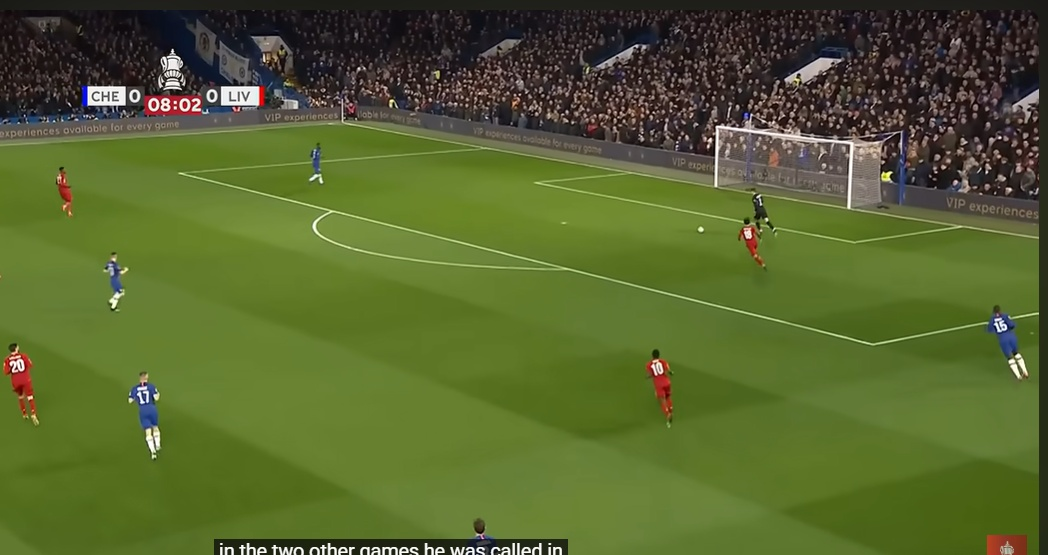
#> input picture dataset/raw_frames/frame_20260608_155643_375247.jpg, 1048 x 555 px
$ python -i field_line_detector.py   (imports and definitions only)
#> lines starting #> are read from the running program, lines starting #| are printed output that depends on the picture; after the words box and inside, x2 and y2 are one past the last pixel; in counts of white or black regions, pixels touching at a corner belong together
#> further down, picture is the input picture: shape (555, 1048, 3); mean B, G, R 46.7, 100, 86.2
import cv2
import numpy as np
import math

from src.config import (
    GRASS_MAX_HUE,
    GRASS_MIN_HUE,
    GRASS_MIN_SATURATION,
    GRASS_MIN_VALUE,
    MAX_LINE_GAP,
    MIN_LINE_LENGTH,
    WHITE_LINE_MAX_SATURATION,
    WHITE_LINE_MIN_VALUE,
)


def create_grass_mask(frame):
    hsv = cv2.cvtColor(frame, cv2.COLOR_BGR2HSV)
#> hsv: shape (555, 1048, 3); mean H, S, V 47.3, 134.9, 103.7

    lower_green = np.array(
        [GRASS_MIN_HUE, GRASS_MIN_SATURATION, GRASS_MIN_VALUE],
        dtype=np.uint8,
    )

    upper_green = np.array(
        [GRASS_MAX_HUE, 255, 255],
        dtype=np.uint8,
    )

    mask = cv2.inRange(hsv, lower_green, upper_green)
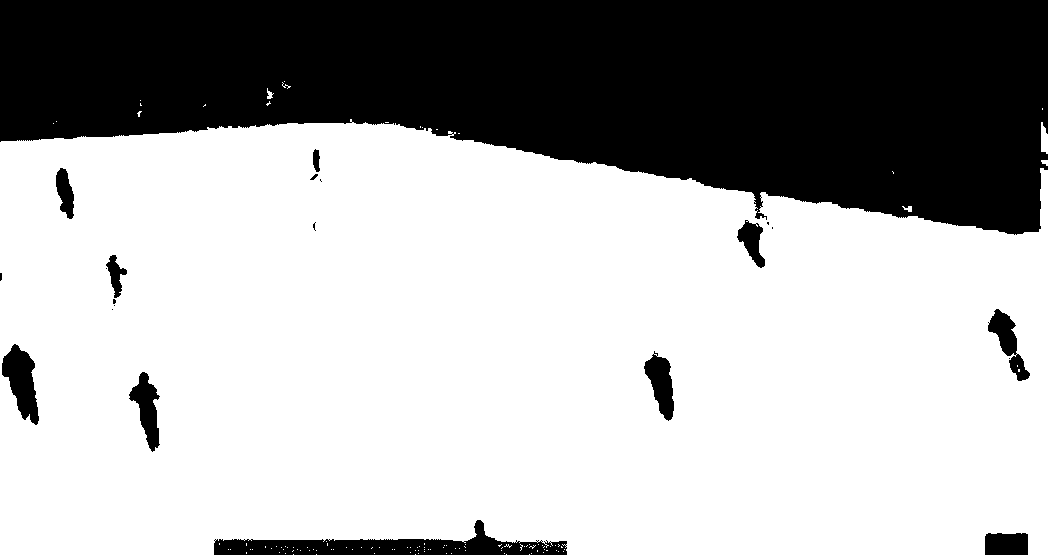
#> mask: shape (555, 1048); 68.2% white; 22 black regions (10 under 20 px), largest, box (x1, y1, x2, y2) and area: (0, 0, 1048, 235) 171729, (214, 520, 567, 555) 5265, (2, 344, 39, 425) 1682

    kernel = np.ones((7, 7), np.uint8)

    mask = cv2.morphologyEx(mask, cv2.MORPH_CLOSE, kernel)
#> mask: shape (555, 1048); 68.6% white; 17 black regions, largest, box (x1, y1, x2, y2) and area: (0, 0, 1048, 234) 171212, (286, 539, 424, 555) 1835, (2, 346, 38, 422) 1632
    mask = cv2.morphologyEx(mask, cv2.MORPH_OPEN, kernel)
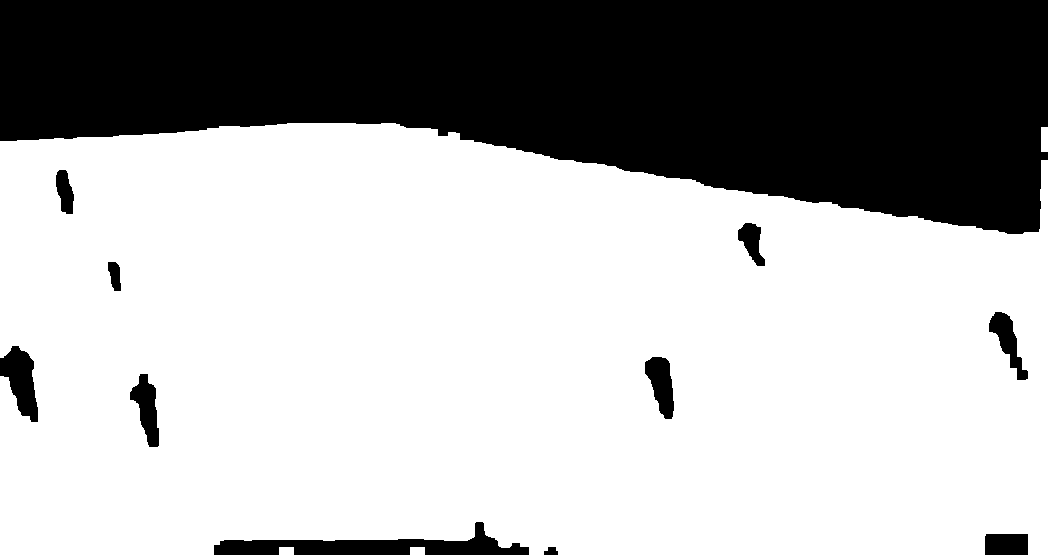
#> mask: shape (555, 1048); 68.5% white; 11 black regions, largest, box (x1, y1, x2, y2) and area: (0, 0, 1048, 234) 171507, (214, 522, 529, 555) 4448, (0, 346, 38, 422) 1677

    return mask


def create_white_line_mask(frame, grass_mask):
    hsv = cv2.cvtColor(frame, cv2.COLOR_BGR2HSV)

    lower_white = np.array(
        [0, 0, WHITE_LINE_MIN_VALUE],
        dtype=np.uint8,
    )

    upper_white = np.array(
        [179, WHITE_LINE_MAX_SATURATION, 255],
        dtype=np.uint8,
    )

    white_mask = cv2.inRange(hsv, lower_white, upper_white)
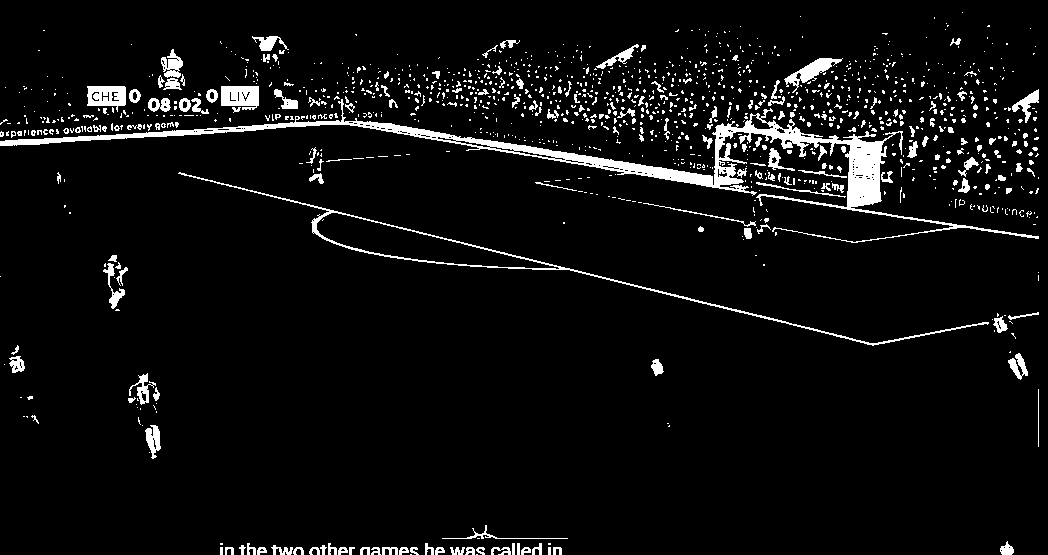
#> white_mask: shape (555, 1048); 5.5% white; 1272 white regions (1080 under 20 px), largest, box (x1, y1, x2, y2) and area: (0, 99, 1039, 243) 10691, (178, 172, 989, 346) 2258, (221, 86, 259, 110) 754

    # Expand grass area so white field lines near grass are included.
    grass_kernel = np.ones((15, 15), np.uint8)
    expanded_grass_mask = cv2.dilate(grass_mask, grass_kernel, iterations=1)
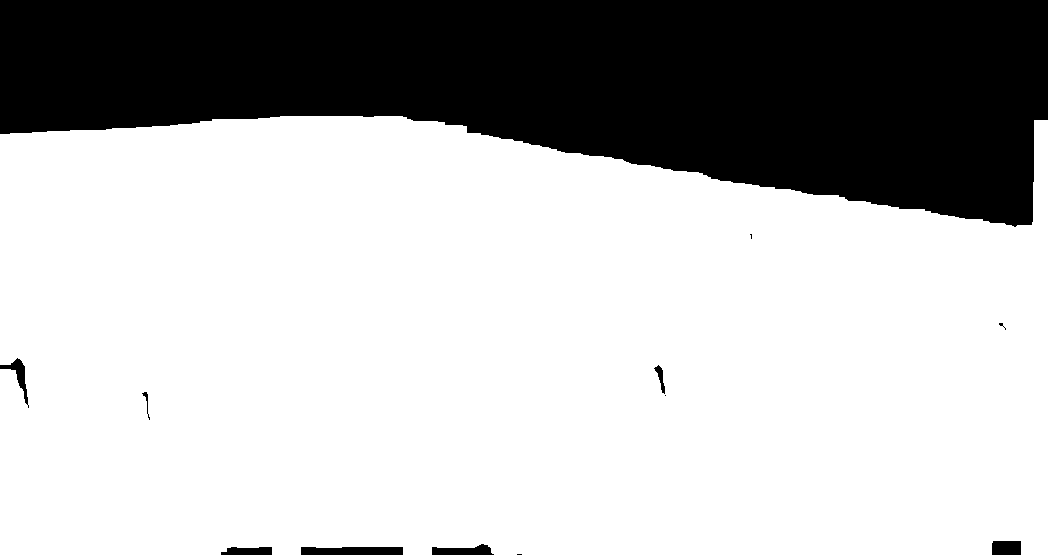
#> expanded_grass_mask: shape (555, 1048); 71.6% white; 12 black regions (4 under 20 px), largest, box (x1, y1, x2, y2) and area: (0, 0, 1048, 227) 162363, (301, 547, 403, 555) 790, (432, 544, 494, 555) 460

    # Keep white pixels that are near the pitch.
    white_near_grass = cv2.bitwise_and(white_mask, expanded_grass_mask)
#> white_near_grass: shape (555, 1048); 2.2% white; 215 white regions (173 under 20 px), largest, box (x1, y1, x2, y2) and area: (0, 116, 757, 196) 5183, (178, 172, 989, 346) 2258, (756, 194, 1039, 243) 1090

    # Clean and slightly thicken the line mask.
    close_kernel = np.ones((5, 5), np.uint8)
    white_near_grass = cv2.morphologyEx(white_near_grass, cv2.MORPH_CLOSE, close_kernel)
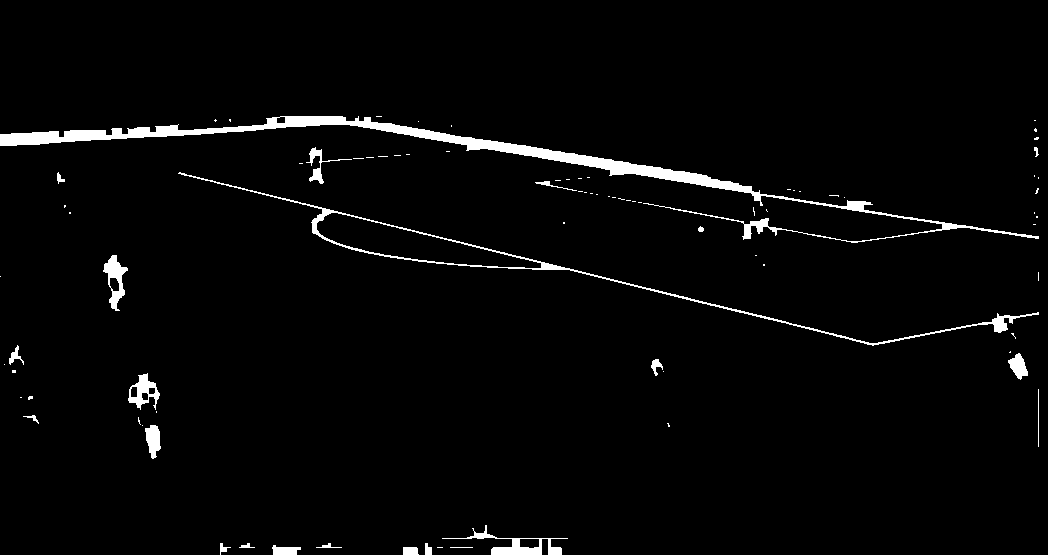
#> white_near_grass: shape (555, 1048); 2.7% white; 84 white regions (61 under 20 px), largest, box (x1, y1, x2, y2) and area: (0, 116, 1039, 243) 8689, (178, 172, 1039, 346) 2648, (442, 525, 568, 555) 861

    dilate_kernel = np.ones((3, 3), np.uint8)
    white_near_grass = cv2.dilate(white_near_grass, dilate_kernel, iterations=1)
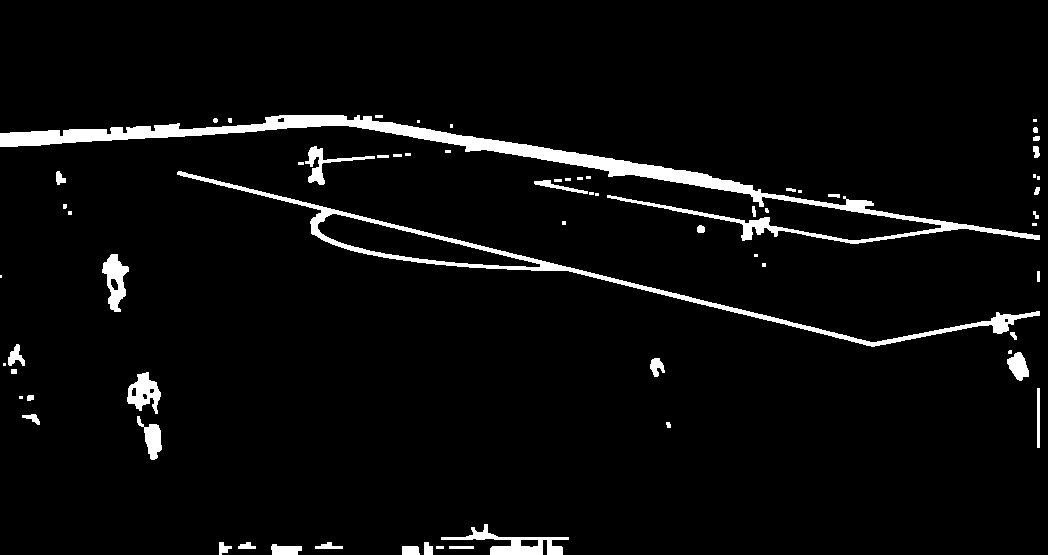
#> white_near_grass: shape (555, 1048); 4.3% white; 67 white regions (26 under 20 px), largest, box (x1, y1, x2, y2) and area: (0, 115, 1040, 244) 12122, (177, 171, 1040, 347) 5406, (441, 524, 569, 555) 1274

    return white_near_grass

def line_has_grass_nearby(grass_mask, x1, y1, x2, y2):
    frame_height, frame_width = grass_mask.shape[:2]

    # Sample a few points along the detected line
    sample_count = 8
    grass_hits = 0

    for i in range(sample_count):
        t = i / max(sample_count - 1, 1)

        x = int(x1 + (x2 - x1) * t)
        y = int(y1 + (y2 - y1) * t)

        # Look in a small area around this point
        radius = 10

        px1 = max(0, x - radius)
        px2 = min(frame_width, x + radius)
        py1 = max(0, y - radius)
        py2 = min(frame_height, y + radius)

        patch = grass_mask[py1:py2, px1:px2]

        if patch.size == 0:
            continue

        grass_ratio = patch.mean() / 255

        if grass_ratio > 0.25:
            grass_hits += 1

    # Most sampled points should be near grass
    return grass_hits >= 5

def get_line_length(x1, y1, x2, y2):
    return ((x2 - x1) ** 2 + (y2 - y1) ** 2) ** 0.5


def get_line_angle(x1, y1, x2, y2):
    angle = math.degrees(math.atan2(y2 - y1, x2 - x1))

    # Normalize angle to 0-180
    if angle < 0:
        angle += 180

    return angle


def get_line_midpoint(x1, y1, x2, y2):
    return ((x1 + x2) / 2, (y1 + y2) / 2)


def lines_are_similar(line_a, line_b):
    ax1, ay1, ax2, ay2 = line_a
    bx1, by1, bx2, by2 = line_b

    angle_a = get_line_angle(ax1, ay1, ax2, ay2)
    angle_b = get_line_angle(bx1, by1, bx2, by2)

    angle_diff = abs(angle_a - angle_b)
    angle_diff = min(angle_diff, 180 - angle_diff)

    if angle_diff > 8:
        return False

    a_mid_x, a_mid_y = get_line_midpoint(ax1, ay1, ax2, ay2)
    b_mid_x, b_mid_y = get_line_midpoint(bx1, by1, bx2, by2)

    midpoint_distance = ((a_mid_x - b_mid_x) ** 2 + (a_mid_y - b_mid_y) ** 2) ** 0.5

    return midpoint_distance < 90


def merge_line_group(lines):
    points = []

    for x1, y1, x2, y2 in lines:
        points.append((x1, y1))
        points.append((x2, y2))

    # Use the two farthest points as the merged line endpoints
    best_pair = None
    best_distance = -1

    for i in range(len(points)):
        for j in range(i + 1, len(points)):
            x1, y1 = points[i]
            x2, y2 = points[j]

            dist = get_line_length(x1, y1, x2, y2)

            if dist > best_distance:
                best_distance = dist
                best_pair = (x1, y1, x2, y2)

    return best_pair


def merge_similar_lines(lines):
    groups = []

    for line in lines:
        added_to_group = False

        for group in groups:
            if any(lines_are_similar(line, existing_line) for existing_line in group):
                group.append(line)
                added_to_group = True
                break

        if not added_to_group:
            groups.append([line])

    merged_lines = []

    for group in groups:
        merged_line = merge_line_group(group)

        if merged_line is not None:
            merged_lines.append(merged_line)

    return merged_lines

def dedupe_intersections(intersections, min_distance=25):
    deduped = []

    for point in intersections:
        x, y = point

        too_close = False

        for existing_x, existing_y in deduped:
            distance = ((x - existing_x) ** 2 + (y - existing_y) ** 2) ** 0.5

            if distance < min_distance:
                too_close = True
                break

        if not too_close:
            deduped.append(point)

    return deduped

def find_line_intersections(lines, frame_width, frame_height):
    intersections = []

    for i in range(len(lines)):
        for j in range(i + 1, len(lines)):
            angle_a = get_line_angle(*lines[i])
            angle_b = get_line_angle(*lines[j])

            angle_diff = abs(angle_a - angle_b)
            angle_diff = min(angle_diff, 180 - angle_diff)

            # If the lines are too close in direction, their intersection
            # is usually not a useful field corner.
            if angle_diff < 30:
                continue

            intersection = find_line_intersection(lines[i], lines[j])

            if intersection is None:
                continue

            x, y = intersection

            if 0 <= x < frame_width and 0 <= y < frame_height:
                intersections.append((x, y))

    return dedupe_intersections(intersections)


def filter_strong_lines_by_angle(lines, max_lines_per_group=3):
    angle_groups = []

    for line in lines:
        x1, y1, x2, y2 = line
        angle = get_line_angle(x1, y1, x2, y2)
        length = get_line_length(x1, y1, x2, y2)

        added = False

        for group in angle_groups:
            group_angle = group["angle"]

            angle_diff = abs(angle - group_angle)
            angle_diff = min(angle_diff, 180 - angle_diff)

            if angle_diff < 12:
                group["lines"].append((line, length))
                added = True
                break

        if not added:
            angle_groups.append(
                {
                    "angle": angle,
                    "lines": [(line, length)],
                }
            )

    filtered_lines = []

    for group in angle_groups:
        group["lines"].sort(key=lambda item: item[1], reverse=True)

        for line, length in group["lines"][:max_lines_per_group]:
            filtered_lines.append(line)

    return filtered_lines

# [23 lines left out: function find_line_intersection, not called in this run]

def detect_field_lines(frame):
    grass_mask = create_grass_mask(frame)
    white_line_mask = create_white_line_mask(frame, grass_mask)

    edges = cv2.Canny(white_line_mask, 50, 150)
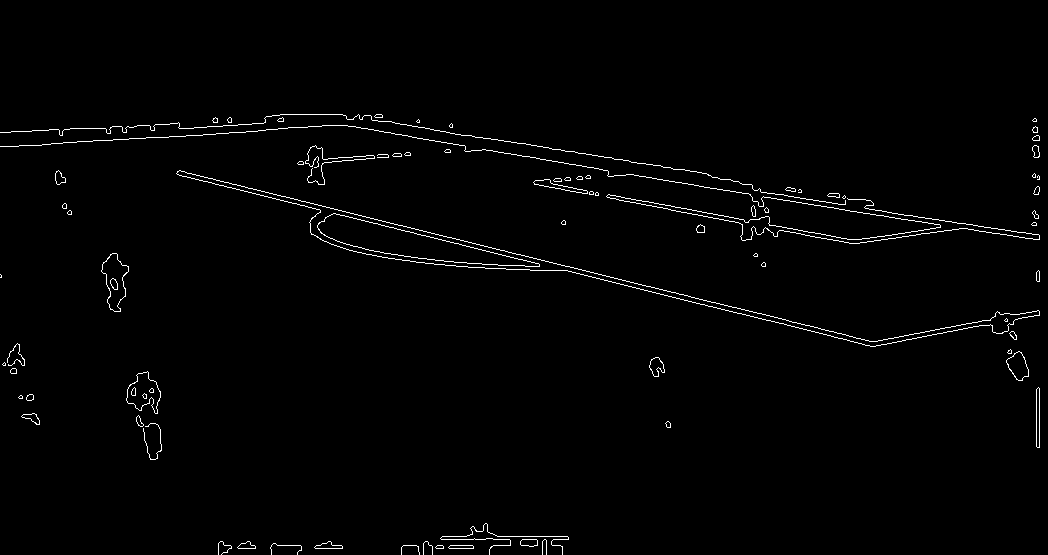
#> edges: shape (555, 1048); 1.3% white in thin lines or dots, all inside (x1, y1, x2, y2) = (0, 114, 1040, 555)

    lines = cv2.HoughLinesP(
        edges,
        rho=1,
        theta=np.pi / 180,
        threshold=50,
        minLineLength=MIN_LINE_LENGTH,
        maxLineGap=MAX_LINE_GAP,
    )
#> lines = 36 rows, first 6: [402, 225, 882, 344], [176, 173, 766, 320], [754, 190, 1039, 235], [412, 126, 706, 173], [179, 170, 565, 266], [492, 150, 723, 190]

    detected_lines = []

    if lines is not None:
        for line in lines:
            x1, y1, x2, y2 = line[0]

            if (
                line_has_grass_nearby(grass_mask, x1, y1, x2, y2)
                and not line_is_too_close_to_grass_boundary(grass_mask, x1, y1, x2, y2)
            ):
                detected_lines.append((x1, y1, x2, y2))
#> this loop made 36 passes
#> after the loop, detected_lines = 27 items, first 6: (402, 225, 882, 344), (176, 173, 766, 320), (179, 170, 565, 266), (492, 150, 723, 190), (344, 125, 627, 174), (218, 545, 341, 545)

    merged_lines = merge_similar_lines(detected_lines)
#> the loop in merge_similar_lines, `for line in lines:` made 27 passes
#> line on passes 1, 8, 9, 10, 11, 12, 13, 14: (402, 225, 882, 344), (587, 193, 738, 222), (577, 189, 768, 223), (862, 344, 1037, 310), (497, 536, 567, 536), (870, 346, 1039, 313), (160, 137, 336, 125), (441, 539, 568, 539)
#> the loop in merge_similar_lines, `for group in groups:` made 14 passes
    strong_lines = filter_strong_lines_by_angle(merged_lines)
#> the loop in filter_strong_lines_by_angle, `for line in lines:` made 14 passes
#> the loop in filter_strong_lines_by_angle, `for group in angle_groups:` made 2 passes

    frame_height, frame_width = frame.shape[:2]
    intersections = find_line_intersections(
        strong_lines,
        frame_width,
        frame_height,
    )
#> the loop in find_line_intersections, `for i in range(len(lines)):` made 6 passes

    return grass_mask, white_line_mask, strong_lines, intersections

def line_is_too_close_to_grass_boundary(grass_mask, x1, y1, x2, y2):
    frame_height, frame_width = grass_mask.shape[:2]

    sample_count = 8
    near_boundary_hits = 0

    for i in range(sample_count):
        t = i / max(sample_count - 1, 1)

        x = int(x1 + (x2 - x1) * t)
        y = int(y1 + (y2 - y1) * t)

        x = max(0, min(frame_width - 1, x))
        y = max(0, min(frame_height - 1, y))

        # Look above the line. If there is mostly non-grass above,
        # this is probably the top boundary of the pitch/ad board area.
        look_above = 25
        y_above = max(0, y - look_above)

        patch_above = grass_mask[y_above:y, max(0, x - 8):min(frame_width, x + 8)]

        if patch_above.size == 0:
            continue

        grass_ratio_above = patch_above.mean() / 255

        if grass_ratio_above < 0.15:
            near_boundary_hits += 1

    return near_boundary_hits >= 5


# [26 lines left out: function draw_field_line_debug, not called in this run]

>>> import cv2
>>> picture = cv2.imread('../dataset/raw_frames/frame_20260608_155643_375247.jpg')
>>> result = detect_field_lines(picture)
